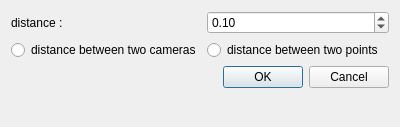
<?xml version="1.0" encoding="UTF-8"?>
<ui version="4.0">
 <class>DistanceInfoDialog</class>
 <widget class="QDialog" name="DistanceInfoDialog">
  <property name="windowModality">
   <enum>Qt::ApplicationModal</enum>
  </property>
  <property name="geometry">
   <rect>
    <x>0</x>
    <y>0</y>
    <width>400</width>
    <height>127</height>
   </rect>
  </property>
  <property name="windowTitle">
   <string>Distance Information</string>
  </property>
  <layout class="QFormLayout" name="formLayout_2">
   <item row="1" column="0">
    <widget class="QLabel" name="labelDistance">
     <property name="toolTip">
      <string>Indicates the distance</string>
     </property>
     <property name="text">
      <string>distance :</string>
     </property>
    </widget>
   </item>
   <item row="1" column="1">
    <widget class="QDoubleSpinBox" name="distanceSpinBox">
     <property name="toolTip">
      <string>distance in meters</string>
     </property>
     <property name="singleStep">
      <double>0.005000000000000</double>
     </property>
     <property name="value">
      <double>0.100000000000000</double>
     </property>
    </widget>
   </item>
   <item row="2" column="0">
    <widget class="QRadioButton" name="cameraDistanceRatio">
     <property name="toolTip">
      <string>Indicate distance between the two cameras</string>
     </property>
     <property name="text">
      <string>distance between two cameras</string>
     </property>
    </widget>
   </item>
   <item row="2" column="1">
    <widget class="QRadioButton" name="distanceTwoPointsRatio">
     <property name="toolTip">
      <string>indicate the distance between two 3D points</string>
     </property>
     <property name="text">
      <string>distance between two points</string>
     </property>
    </widget>
   </item>
   <item row="4" column="1">
    <widget class="QDialogButtonBox" name="buttonBox">
     <property name="standardButtons">
      <set>QDialogButtonBox::Cancel|QDialogButtonBox::Ok</set>
     </property>
    </widget>
   </item>
  </layout>
 </widget>
 <resources/>
 <connections>
  <connection>
   <sender>buttonBox</sender>
   <signal>accepted()</signal>
   <receiver>DistanceInfoDialog</receiver>
   <slot>accept()</slot>
   <hints>
    <hint type="sourcelabel">
     <x>248</x>
     <y>254</y>
    </hint>
    <hint type="destinationlabel">
     <x>157</x>
     <y>274</y>
    </hint>
   </hints>
  </connection>
  <connection>
   <sender>buttonBox</sender>
   <signal>rejected()</signal>
   <receiver>DistanceInfoDialog</receiver>
   <slot>reject()</slot>
   <hints>
    <hint type="sourcelabel">
     <x>316</x>
     <y>260</y>
    </hint>
    <hint type="destinationlabel">
     <x>286</x>
     <y>274</y>
    </hint>
   </hints>
  </connection>
 </connections>
</ui>
